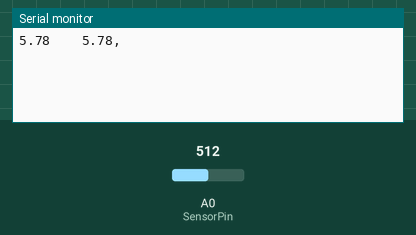
This sketch was run on a simulated ESP8266 (NodeMCU). On the bench: the last lines printed to the serial monitor. The inputs (shaded band) are chosen by the test bench; at power-on: A0 (SensorPin) = 512.

Above: at 5.0 s.
5.1 s: A0 (SensorPin) set to 716
At 5.1 s:
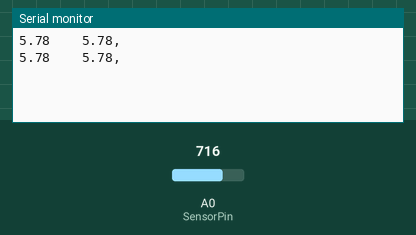
6.6 s: A0 (SensorPin) set to 900
At 8.1 s:
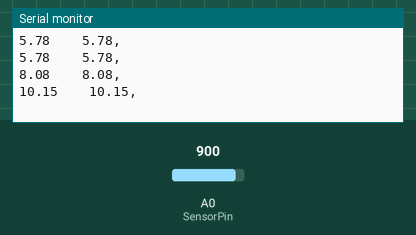
Timing chart, 0 to 9.6 s (numbered marks = the images above; inputs shaded):
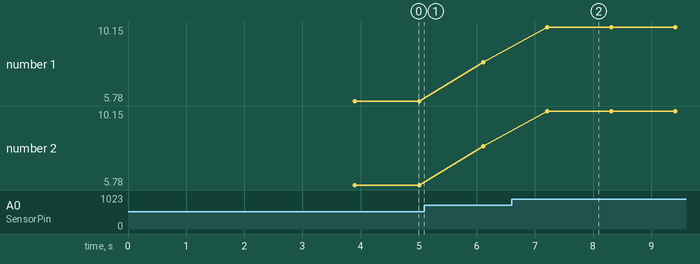

Measured:
- after the input at 6.6 s, the serial monitor: prints a new line after 0.61 s (image 2)
- plotted number 1: 5.78 → 8.08 after the input at 5.1 s, 8.08 → 10.15 after the input at 6.6 s
- plotted number 2: 5.78 → 8.08 after the input at 5.1 s, 8.08 → 10.15 after the input at 6.6 s

The sketch:

PH_Sensor_NodeMCU.ino
```cpp
/*
 * you need to select the board as NodeMCU 1.0(ESP12E Module). for this syou can watch our other tutorials in our channel.
 * you can also take the help from this link. and also select the COM port to uplaod the program.
 */
// Fill-in information from your Blynk Template here
#define BLYNK_TEMPLATE_ID "TMPLA-EAjMzt"
#define BLYNK_DEVICE_NAME "PH Value of Water "

#define BLYNK_FIRMWARE_VERSION        "0.1.0"
#define BLYNK_PRINT Serial
#define USE_NODE_MCU_BOARD

#include "BlynkEdgent.h"

#define SensorPin A0          //pH meter Analog output to Arduino Analog Input 0
unsigned long int avgValue;  //Store the average value of the sensor feedback
float b;
int buf[10],temp;


int f;  // for float value to string converstion
float val; // also works with double.
char buff2[10];
String valueString = "";
String Value = "";

void PH_Value()
{
  for(int i=0;i<10;i++)       //Get 10 sample value from the sensor for smooth the value
  {
    buf[i]=analogRead(SensorPin);
    delay(10);
  }
  for(int i=0;i<9;i++)        //sort the analog from small to large
  {
    for(int j=i+1;j<10;j++)
    {
      if(buf[i]>buf[j])
      {
        temp=buf[i];
        buf[i]=buf[j];
        buf[j]=temp;
      }
    }
  }
  avgValue=0;
  for(int i=2;i<8;i++)                      //take the average value of 6 center sample
  avgValue+=buf[i];
  float phValue=(float)avgValue*3.3/1024/6; //convert the analog into millivolt
  phValue=3.5*phValue;                      //convert the millivolt into pH value

  Value =  dtostrf(phValue, 4, 2, buff2);  //4 is mininum width, 6 is precision
  valueString = valueString + Value +",";
  Serial.print(Value);
  Serial.print("    ");
  Serial.println(valueString);
  valueString = "";
  delay(1000);
  Blynk.virtualWrite(V0, Value);
}

void setup()
{
  Serial.begin(9600);
  BlynkEdgent.begin();
  delay(2000);
}

void loop()
{
  BlynkEdgent.run();
  PH_Value();
}
```
